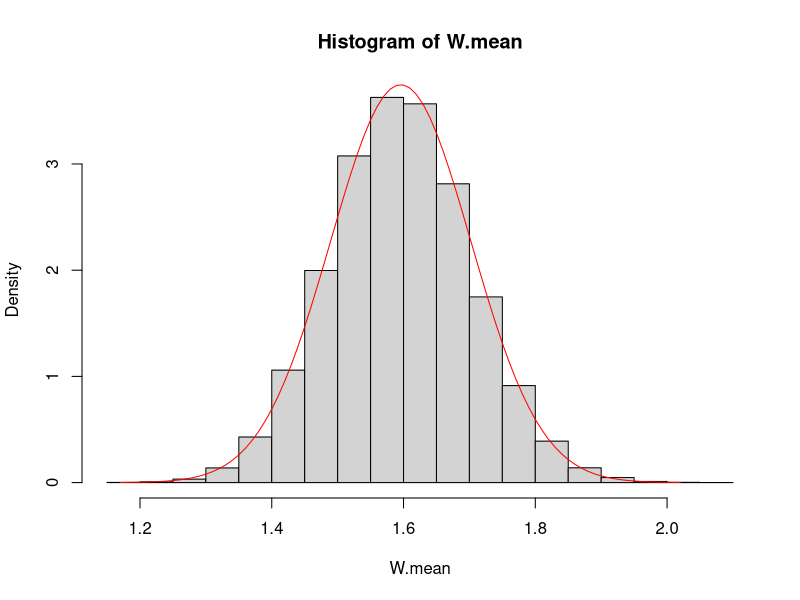

This figure's R source:
##### maxwell_clt.r
##### demonstrate CLT for Maxwell distribution

### W =sqrt(X) where X~chisquare(3)
mu.W = sqrt(8/pi)  # E(W)
var.W = 3-8/pi     # var(W)

n = 40    # sample size

ns = 10^5  # the number of samples to simulate
W.mean = rep(0,ns)  # vector for storing sample means

for (i in 1:ns){
  W.sample = sqrt(rchisq(n,3))
  W.mean[i] = mean(W.sample)  # sample mean Wbar
}

hist(W.mean,probability=TRUE)  # plot the values of Wbar
rng = mu.W+c(-1,1)*4*sqrt(var.W/n)
tvals = seq(rng[1],rng[2],.01)
npdf = dnorm(tvals,mu.W,sqrt(var.W/n))  # approximate normal pdf
lines(tvals,npdf,col="red")  # plot pdf over histogram

mean(W.mean)  # should be close to mu.W
sd(W.mean)   # should be close to sqrt(var.W/n)















#####